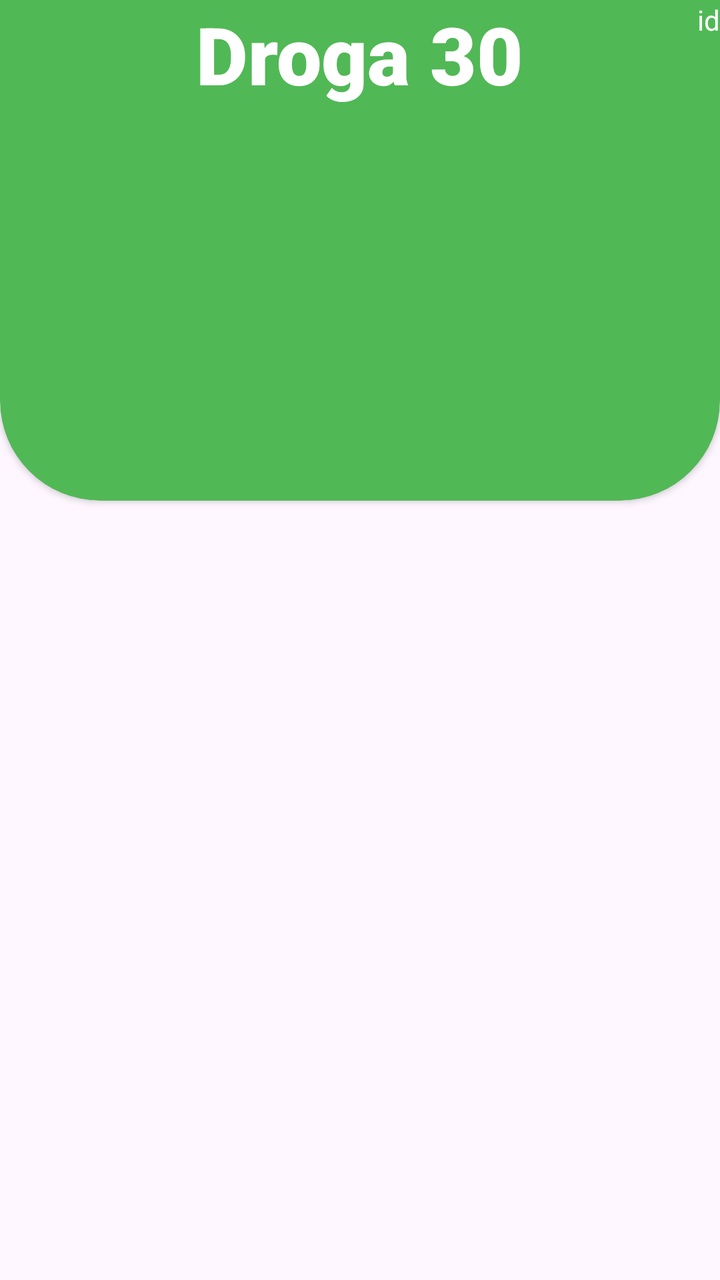
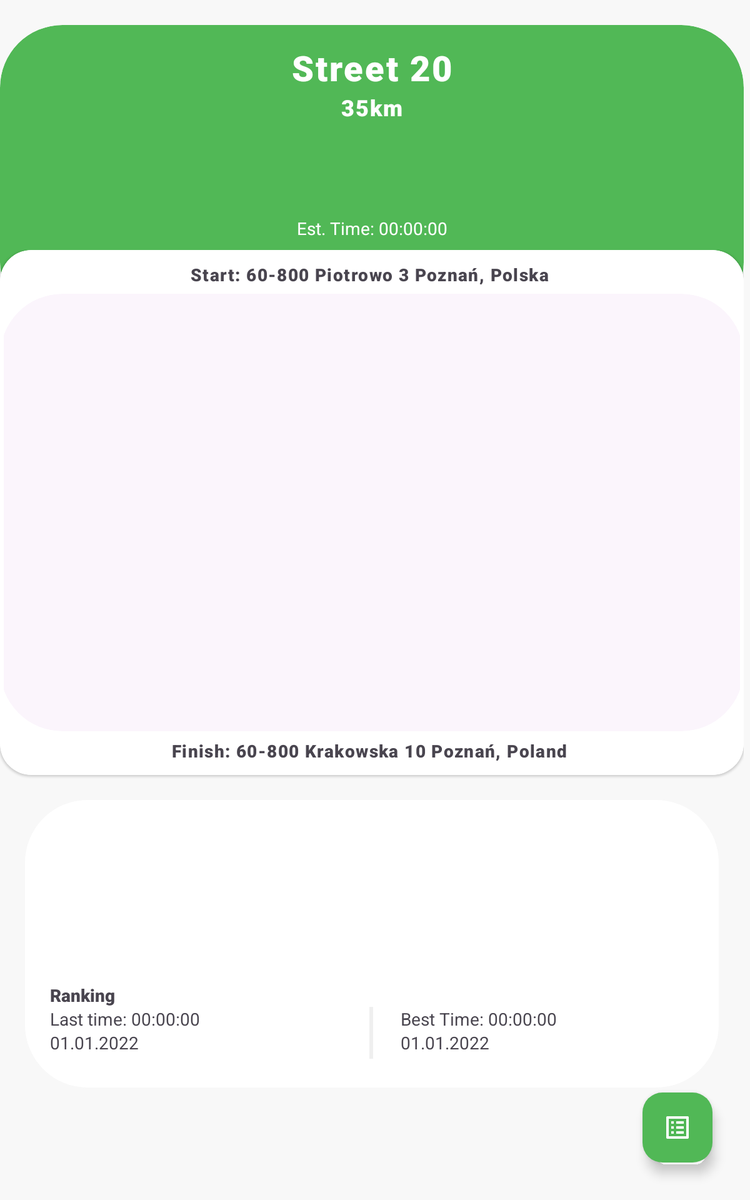

Two renders of one Android screen. The first uses the default layout on a phone; the second uses the alternative layout the repository ships for a different screen configuration, on a matching device. The two XML files are below.
<!-- AndroidManifest.xml: application theme Theme.2Health -->
<!-- res/layout/fragment_detail.xml -->
<?xml version="1.0" encoding="utf-8"?>
<RelativeLayout xmlns:android="http://schemas.android.com/apk/res/android"
    xmlns:tools="http://schemas.android.com/tools"
    android:layout_width="match_parent"
    android:layout_height="match_parent"
    xmlns:app="http://schemas.android.com/apk/res-auto"
    tools:context=".Fragments.DetailFragment">




    <androidx.cardview.widget.CardView
        android:id="@+id/cvbg"
        android:layout_width="match_parent"
        android:layout_height="300sp"
        android:backgroundTint="@color/green_active"
        app:cardCornerRadius="50sp"
        android:layout_marginTop="-50sp"
        android:elevation="8sp">

        <RelativeLayout
            android:layout_marginTop="50sp"
            android:layout_width="match_parent"
            android:layout_height="match_parent">

            <TextView
                android:id="@+id/titleTxt"
                android:layout_width="wrap_content"
                android:layout_height="wrap_content"
                android:layout_centerHorizontal="true"
                android:fontFamily="sans-serif-black"
                android:text="Droga 30"
                android:textColor="@color/white"
                android:textSize="40dp" />

            <TextView
                android:id="@+id/idTxt"
                android:layout_width="wrap_content"
                android:layout_height="wrap_content"
                android:layout_alignParentEnd="true"
                android:text="id"
                android:textColor="@color/white"/>
        </RelativeLayout>



    </androidx.cardview.widget.CardView>






</RelativeLayout>
<!-- resources referenced by this layout -->
<resources>
  <color name="green_active">#51B856</color>
  <color name="white">#FFFFFFFF</color>
  <style name="Theme.2Health" parent="Theme.Material3.Light.NoActionBar">
          
          <item name="colorPrimary">@color/gray100</item>
          <item name="colorPrimaryVariant">@color/defaultMain</item>
          <item name="colorOnPrimary">@color/white</item>
          
          <item name="colorSecondary">@color/teal_200</item>
          <item name="colorSecondaryVariant">@color/teal_700</item>
          <item name="colorOnSecondary">@color/black</item>
          <item name="android:navigationBarColor">@color/green_active</item>
          
          <item name="android:statusBarColor" tools:targetApi="l">?attr/colorPrimaryVariant</item>
          <item name="android:windowLightStatusBar">true</item>
          
      </style>
  <color name="gray100">#D6D6D6</color>
  <color name="defaultMain">#F8F8F8</color>
  <color name="teal_200">#FF03DAC5</color>
  <color name="teal_700">#FF018786</color>
  <color name="black">#FF000000</color>
</resources>
<!-- res/layout-sw600dp/fragment_detail.xml (the repository's variant of the layout above) -->
<!-- drawn on a 7-inch tablet held upright -->
<?xml version="1.0" encoding="utf-8"?>
<RelativeLayout xmlns:android="http://schemas.android.com/apk/res/android"
    xmlns:tools="http://schemas.android.com/tools"
    android:layout_width="match_parent"
    android:layout_height="match_parent"
    xmlns:app="http://schemas.android.com/apk/res-auto"
    tools:context=".Fragments.DetailFragment"
    android:background="@color/defaultMain"
    >

    <androidx.core.widget.NestedScrollView
        android:id="@+id/nsvCard"
        android:layout_width="match_parent"
        android:layout_height="match_parent">


        <RelativeLayout
            android:paddingRight="5sp"
            android:layout_width="match_parent"
            android:layout_height="match_parent"
            android:orientation="vertical">


            <com.google.android.material.card.MaterialCardView
                android:id="@+id/cvbg"
                android:layout_width="match_parent"
                android:layout_height="240sp"
                android:layout_marginTop="20sp"
                android:backgroundTint="@color/green_active"
                android:elevation="8sp"
                app:cardCornerRadius="50sp"
                app:cardElevation="-1dp"

                app:strokeWidth="0dp">


                <RelativeLayout
                    android:layout_width="match_parent"
                    android:layout_height="match_parent"
                    android:orientation="horizontal"
                    android:foreground="@drawable/gradient101"

                   >


                    <ImageView
                        android:id="@+id/trackImage"
                        android:layout_width="match_parent"
                        android:layout_height="match_parent"
                        />


                </RelativeLayout>

                <LinearLayout
                    android:layout_width="match_parent"
                    android:layout_height="match_parent"
                    android:layout_marginTop="15sp"
                    android:orientation="vertical"
                    android:paddingHorizontal="15sp"
                    android:weightSum="100">

                    <TextView
                        android:id="@+id/titleTxt"
                        android:layout_width="match_parent"
                        android:layout_height="wrap_content"
                        android:layout_weight="1"
                        android:fontFamily="sans-serif-black"
                        android:gravity="center|top"
                        android:letterSpacing="0.05"
                        android:lines="1"
                        android:maxLines="1"
                        android:text=""
                        android:textColor="@color/white"
                        android:textSize="28sp"
                        tools:text="Street 20" />

                    <TextView
                        android:id="@+id/distanceTxt"
                        android:layout_width="match_parent"
                        android:layout_height="wrap_content"
                        android:layout_weight="80"
                        android:fontFamily="sans-serif-black"
                        android:gravity="center|top"
                        android:letterSpacing="0.05"
                        android:lines="1"
                        android:maxLines="1"
                        android:text=""
                        android:textColor="@color/white"
                        android:textSize="18sp"
                        tools:text="35km" />

                    <TextView
                        android:id="@+id/EstTime"
                        android:layout_width="match_parent"
                        android:layout_height="wrap_content"
                        android:gravity="center|top"
                        android:paddingBottom="50sp"
                        android:text="Est. Time: 00:00:00"
                        android:textColor="@color/white"
                        android:textSize="14sp" />

                </LinearLayout>


            </com.google.android.material.card.MaterialCardView>


            <GridLayout
                android:layout_width="match_parent"
                android:layout_height="wrap_content"
                android:layout_below="@id/cvbg"
                android:columnCount="1"
                android:rowCount="3"
                android:translationY="-60sp">

                <com.google.android.material.card.MaterialCardView
                    android:id="@+id/mapDetailcv"
                    style="@style/Widget.Material3.CardView.Elevated"
                    android:layout_width="match_parent"
                    android:layout_height="420sp"
                    android:layout_marginBottom="20sp"
                    android:backgroundTint="@color/white"
                    android:elevation="15sp"
                    app:cardCornerRadius="25sp"
                    app:strokeColor="@color/white"
                    app:strokeWidth="3dp">

                    <RelativeLayout
                        android:layout_width="match_parent"
                        android:layout_height="match_parent">

                        <TextView
                            android:paddingHorizontal="15sp"
                            android:id="@+id/startAddr"
                            android:layout_width="match_parent"
                            android:layout_height="wrap_content"
                            android:layout_alignParentTop="true"
                            android:layout_marginTop="10sp"
                            android:fontFamily="sans-serif-black"
                            android:gravity="top|center"
                            android:letterSpacing="0.05"
                            android:lines="1"
                            android:maxLines="1"
                            android:text=""
                            android:textSize="14sp"
                            tools:text="Start: 60-800 Piotrowo 3 Poznań, Polska " />


                        <com.google.android.material.card.MaterialCardView
                            android:id="@+id/mapCV"
                            android:layout_width="match_parent"
                            android:layout_height="350sp"
                            android:layout_row="0"
                            android:layout_column="0"
                            android:layout_columnSpan="2"

                            android:layout_centerInParent="true"
                            app:cardCornerRadius="50sp"


                            app:strokeWidth="0sp">

                            <FrameLayout

                                android:id="@+id/flFragmentDetailMap"
                                android:layout_width="match_parent"
                                android:layout_height="match_parent" />
                        </com.google.android.material.card.MaterialCardView>


                        <TextView
                            android:paddingHorizontal="15sp"
                            android:id="@+id/endAddr"
                            android:layout_width="match_parent"
                            android:layout_height="wrap_content"
                            android:layout_alignParentBottom="true"
                            android:layout_marginBottom="10sp"
                            android:fontFamily="sans-serif-black"
                            android:gravity="top|center"
                            android:letterSpacing="0.05"
                            android:lines="1"
                            android:maxLines="1"
                            android:text=""
                            android:textSize="14sp"
                            tools:text="Finish: 60-800 Krakowska 10 Poznań, Poland " />


                    </RelativeLayout>


                </com.google.android.material.card.MaterialCardView>


                <com.google.android.material.card.MaterialCardView

                    android:id="@+id/timerCV"
                    android:layout_width="match_parent"
                    android:layout_height="230sp"
                    android:layout_row="1"
                    android:layout_marginLeft="20sp"
                    android:layout_marginRight="20sp"
                    android:layout_marginBottom="250sp"
                    android:backgroundTint="@color/white"
                    app:cardCornerRadius="50sp"
                    app:strokeColor="@color/white"
                    app:strokeWidth="3sp">

                    <LinearLayout
                        android:layout_width="match_parent"
                        android:layout_height="match_parent"
                        android:orientation="vertical"
                        android:padding="20sp"
                        android:weightSum="12">


                        <FrameLayout
                            android:id="@+id/flFragmentDetailTimer"
                            android:layout_width="match_parent"
                            android:layout_height="0dp"
                            android:layout_weight="8" />

                        <RelativeLayout
                            android:layout_width="match_parent"
                            android:layout_height="0dp"

                            android:layout_weight="4">

                            <TextView
                                android:id="@+id/rankingtxt"
                                android:layout_width="match_parent"
                                android:layout_height="wrap_content"
                                android:fontFamily="sans-serif-black"
                                android:gravity="left"
                                android:text="Ranking"

                                android:textSize="14dp" />

                            <LinearLayout
                                android:layout_width="match_parent"
                                android:layout_height="match_parent"
                                android:layout_below="@id/rankingtxt"
                                android:orientation="horizontal"
                                android:weightSum="11">

                                <LinearLayout
                                    android:layout_width="0dp"
                                    android:layout_height="match_parent"
                                    android:layout_weight="5"
                                    android:orientation="vertical">

                                    <TextView
                                        android:id="@+id/lastTime"
                                        android:layout_width="wrap_content"
                                        android:layout_height="wrap_content"
                                        android:gravity="center"
                                        android:text="Last time: 00:00:00"
                                        android:textSize="14dp" />

                                    <TextView
                                        android:id="@+id/lastDay"
                                        android:layout_width="wrap_content"
                                        android:layout_height="wrap_content"
                                        android:layout_below="@id/lastTime"
                                        android:text="01.01.2022" />


                                </LinearLayout>

                                <LinearLayout
                                    android:layout_width="0dp"
                                    android:layout_height="match_parent"
                                    android:layout_weight="1"
                                    android:gravity="center">

                                    <View
                                        android:id="@+id/pointsBar"
                                        android:layout_width="3dp"
                                        android:layout_height="match_parent"
                                        android:layout_marginBottom="2sp"
                                        android:background="@color/grayIcon" />


                                </LinearLayout>


                                <LinearLayout
                                    android:layout_width="0dp"
                                    android:layout_height="match_parent"
                                    android:layout_weight="5"
                                    android:orientation="vertical">

                                    <TextView
                                        android:id="@+id/bestTime"
                                        android:layout_width="wrap_content"
                                        android:layout_height="wrap_content"
                                        android:layout_below="@id/lastDay"
                                        android:text="Best Time: 00:00:00" />

                                    <TextView
                                        android:id="@+id/bestDay"
                                        android:layout_width="wrap_content"
                                        android:layout_height="wrap_content"
                                        android:layout_below="@id/bestTime"
                                        android:gravity="center"
                                        android:text="01.01.2022" />


                                </LinearLayout>


                            </LinearLayout>


                        </RelativeLayout>


                    </LinearLayout>


                </com.google.android.material.card.MaterialCardView>


            </GridLayout>



            <FrameLayout
                android:id="@+id/flStatsLayout"
                android:layout_width="match_parent"
                android:layout_height="match_parent"
                android:visibility="gone" />


        </RelativeLayout>


    </androidx.core.widget.NestedScrollView>

    <com.google.android.material.card.MaterialCardView
        android:id="@+id/emptyView"
        android:layout_width="match_parent"
        android:layout_height="match_parent"
        app:strokeWidth="3sp"
        app:strokeColor="@color/white"
        android:backgroundTint="@color/defaultMain"
        app:cardCornerRadius="50sp"
        android:visibility="gone">

        <RelativeLayout
            android:layout_width="match_parent"
            android:layout_height="match_parent">

            <TextView
                android:layout_width="match_parent"
                android:layout_height="match_parent"
                android:gravity="center"
                android:text="Choose Track"
                android:fontFamily="sans-serif-black"
                android:letterSpacing="0.02"
                android:padding="5sp"
                android:textSize="24sp"
                android:textColor="@color/gray100"/>



        </RelativeLayout>


    </com.google.android.material.card.MaterialCardView>

    <com.google.android.material.floatingactionbutton.FloatingActionButton
        android:id="@+id/fab"
        android:layout_width="60sp"
        android:layout_height="60sp"
        android:layout_alignParentEnd="true"
        android:layout_alignParentBottom="true"
        android:layout_marginStart="30sp"
        android:layout_marginTop="30sp"
        android:layout_marginEnd="30sp"
        android:layout_marginBottom="30sp"
        android:backgroundTint="@color/green_active"
        android:src="@drawable/ic_baseline_list_alt_24"
        app:rippleColor="@color/GR1_2_1"
        app:tint="@color/white" />











</RelativeLayout>
<!-- resources referenced by the variant -->
<!-- as a 7-inch tablet held upright resolves them -->
<resources>
  <color name="GR1_2_1">#233329</color>
  <color name="defaultMain">#F8F8F8</color>
  <color name="gray100">#D6D6D6</color>
  <color name="grayIcon"> #EFEFEF</color>
  <color name="green_active">#51B856</color>
  <color name="white">#FFFFFFFF</color>
  <!-- drawable gradient101 (drawable) -->
  <?xml version="1.0" encoding="utf-8"?>
  <selector xmlns:android="http://schemas.android.com/apk/res/android">
      <item>
          <shape>
              <gradient
  
                  android:endColor="#00452D"
                  android:centerColor="@color/white"
                  android:startColor="@color/white"
  
              />
          </shape>
      </item>
  
  </selector>
  <!-- drawable ic_baseline_list_alt_24 (drawable) -->
  <vector android:autoMirrored="true" android:height="64dp"
      android:tint="#EFEFEF" android:viewportHeight="24"
      android:viewportWidth="24" android:width="64dp" xmlns:android="http://schemas.android.com/apk/res/android">
      <path android:fillColor="@android:color/white" android:pathData="M19,5v14L5,19L5,5h14m1.1,-2L3.9,3c-0.5,0 -0.9,0.4 -0.9,0.9v16.2c0,0.4 0.4,0.9 0.9,0.9h16.2c0.4,0 0.9,-0.5 0.9,-0.9L21,3.9c0,-0.5 -0.5,-0.9 -0.9,-0.9zM11,7h6v2h-6L11,7zM11,11h6v2h-6v-2zM11,15h6v2h-6zM7,7h2v2L7,9zM7,11h2v2L7,13zM7,15h2v2L7,17z"/>
  </vector>
  <style name="Theme.2Health" parent="Theme.Material3.Light.NoActionBar">
          
          <item name="colorPrimary">@color/gray100</item>
          <item name="colorPrimaryVariant">@color/defaultMain</item>
          <item name="colorOnPrimary">@color/white</item>
          
          <item name="colorSecondary">@color/teal_200</item>
          <item name="colorSecondaryVariant">@color/teal_700</item>
          <item name="colorOnSecondary">@color/black</item>
          <item name="android:navigationBarColor">@color/green_active</item>
          
          <item name="android:statusBarColor" tools:targetApi="l">?attr/colorPrimaryVariant</item>
          <item name="android:windowLightStatusBar">true</item>
          
      </style>
  <color name="teal_200">#FF03DAC5</color>
  <color name="teal_700">#FF018786</color>
  <color name="black">#FF000000</color>
</resources>
